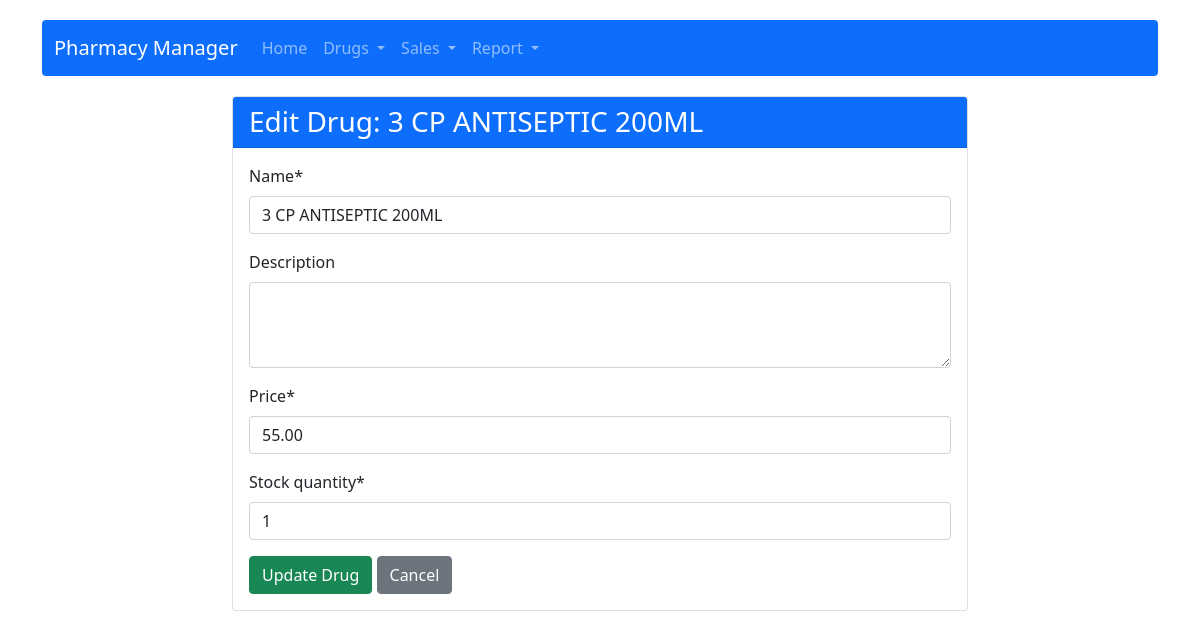
/drugs/65/edit/, run on the app's committed database.
### app/models.py (models this page shows, shortened)
class Drug(models.Model):
    name = models.CharField(max_length=200)
    description = models.TextField(blank=True, null=True)
    price = models.DecimalField(max_digits=10, decimal_places=2)
    stock_quantity = models.IntegerField(default=0)
    created_at = models.DateTimeField(auto_now_add=True)
    updated_at = models.DateTimeField(auto_now=True)

### app/views.py (the view)
# urls.py: path('drugs/<int:pk>/edit/', views.edit_drug, name='edit_drug'),
def edit_drug(request, pk):
    drug = get_object_or_404(Drug, pk=pk)
    if request.method == 'POST':
        form = DrugForm(request.POST, instance=drug)
        if form.is_valid():
            form.save()
            messages.success(request, 'Drug updated successfully!')
            return redirect('drug_list')
    else:
        form = DrugForm(instance=drug)
    return render(request, 'app/edit_drug.html', {'form': form, 'drug': drug})

### app/forms.py
class DrugForm(forms.ModelForm):
    class Meta:
        model = Drug
        fields = ['name', 'description', 'price', 'stock_quantity']
        widgets = {
            'description': forms.Textarea(attrs={'rows': 3}),
        }

### app/templates/app/edit_drug.html (shortened to what this page needs)
{% extends 'app/base.html' %}
{% load crispy_forms_tags %}
{% block content %}
<div class="row">
    <div class="col-md-8 offset-md-2">
        <div class="card">
            <div class="card-header bg-primary text-white">
                <h3 class="mb-0">Edit Drug: {{ drug.name }}</h3>
            </div>
            <div class="card-body">
                <form method="post">
                    {{ form|crispy }}
                    <div class="mt-3">
                        <button type="submit" class="btn btn-success">Update Drug</button>
                        <a href="{% url 'drug_list' %}" class="btn btn-secondary">Cancel</a>
                    </div>
                </form>
            </div>
        </div>
    </div>
</div>
{% endblock %}

### app/templates/app/base.html (style rules this page uses)
body { padding-top: 20px; }

### data on the page
Drug: name "3 CP ANTISEPTIC 200ML", price "55.00", stock_quantity "1"
